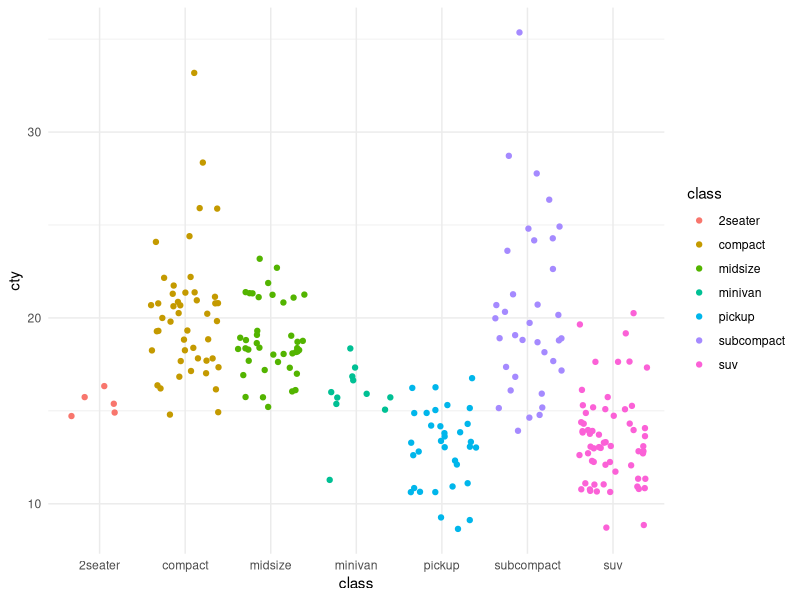

This figure's R source:
## ---- chunk 1
knitr::opts_chunk$set(echo = TRUE)
library(tidyverse)
## ---- chunk 2
ggplot(data = mpg, aes(x = class, y = cty)) +
	geom_jitter(aes(color = class)) + theme_minimal()
